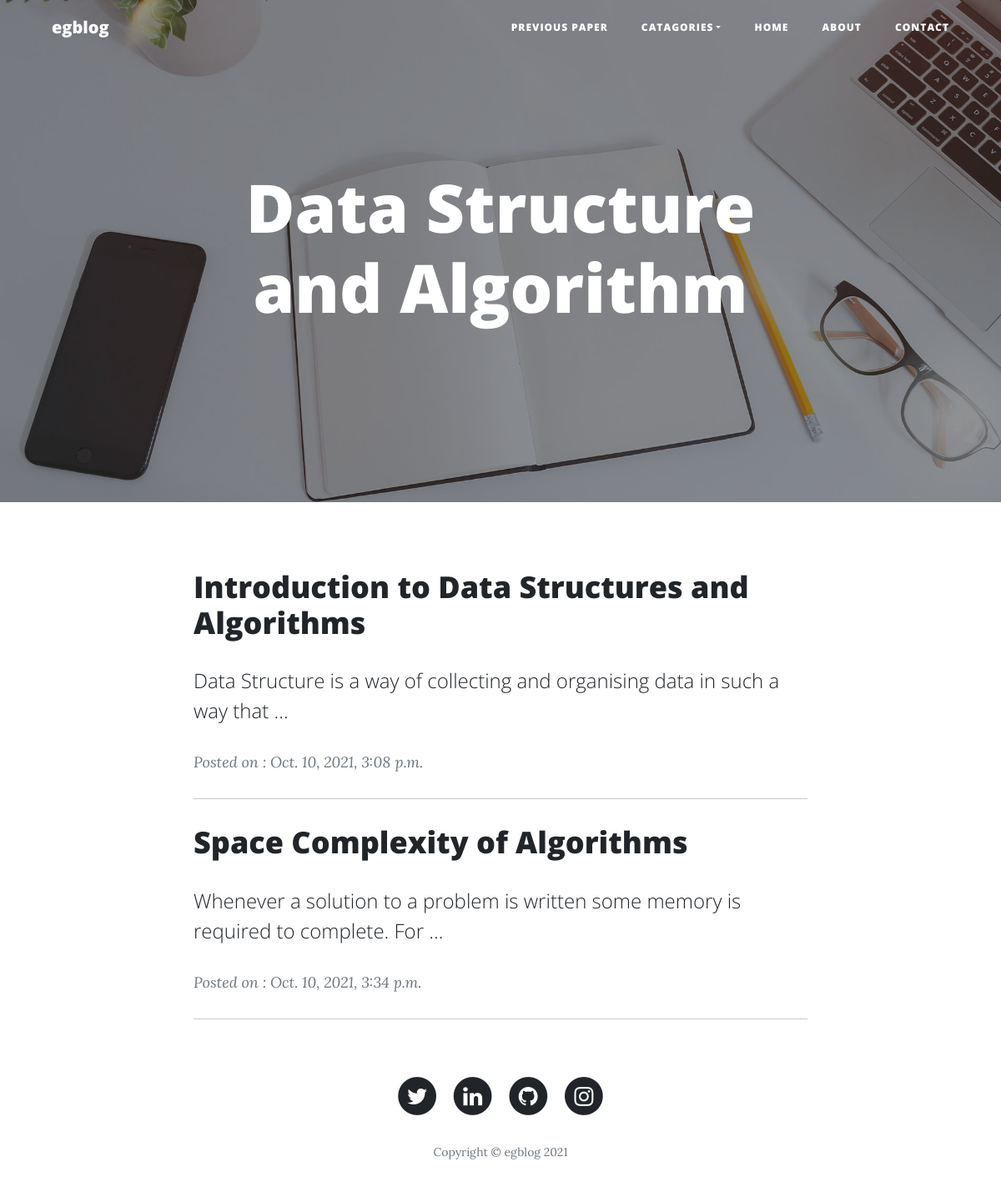
The app's page /category/data-structure-and-algorithm, older data.
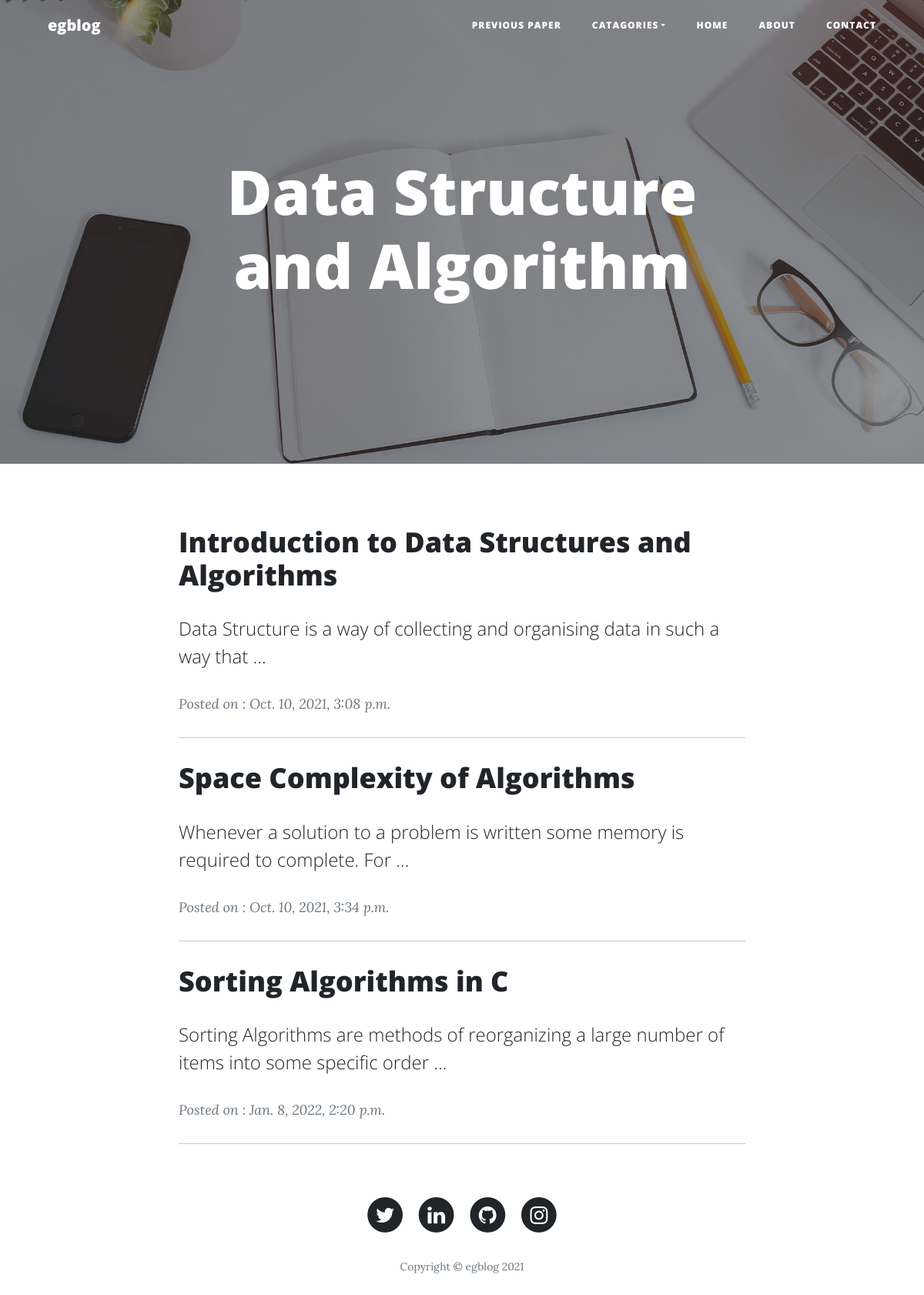
The same page, newer data.
### blog/models.py (models this page shows, shortened)
class Category(models.Model):
    cat_id = models.AutoField(primary_key=True)
    title = models.CharField(max_length=256)
    description = models.TextField()
    url = models.CharField(max_length=200)
    image = models.ImageField(upload_to='category/')
    add_date = models.DateTimeField(auto_now_add=True, null=True)

class Post(models.Model):
    post_id = models.AutoField(primary_key=True)
    title = models.CharField(max_length=256)
    content = HTMLField()
    url = models.CharField(max_length=200)
    cat = models.ForeignKey(Category, on_delete=models.CASCADE)
    image = models.ImageField(upload_to='post/')
    add_date = models.DateTimeField(auto_now_add=True, null=True)
    count_visitor = models.IntegerField(default=1, null=True, blank=True)

### blog/views.py (the view)
# urls.py: path('category/<slug:url>', views.category),
def category(request, url):
    cat = Category.objects.get(url=url)
    posts = Post.objects.filter(cat=cat)
    cats = Category.objects.all()
    data = {
        'cats': cats,
        'cat': cat,
        'posts': posts
    }
    return render(request, 'blog/category.html', data)

### templates/blog/category.html (shortened to what this page needs)
{% extends 'blog/comman.html' %}
{% load static %}
{% block body %}
    <header class="masthead" style="background-image:url('{% static 'img/home-bg.jpg' %}');">
        <div class="overlay"></div>
        <div class="container">
            <div class="row">
                <div class="col-md-10 col-lg-8 mx-auto position-relative">
                    <div class="site-heading">
                        <h1>{{cat.title}}</h1>
                    </div>
                </div>
            </div>
        </div>
    </header>
    <div class="container">
        <div class="row">
            <div class="col-md-10 col-lg-8 mx-auto">
                {% for p in posts %}
                <div class="post-preview"><a href="/post/{{p.url}}">
                        <h3 class="post-title">{{p.title}}</h3>
                        <h4 class="post-subtitle">{{p.content |truncatewords:15 | safe}}</h4>
                    </a>
                    <p class="post-meta"> <em> Posted on :&nbsp;</em>{{p.add_date}}</p>
                </div>
                <hr>
                {% endfor %}
            </div>
        </div>
    </div>
{% endblock body %}

### templates/blog/comman.html (shortened to what this page needs)
{% load static %}
<!DOCTYPE html>
<html>
<head>
    <link rel="stylesheet" href="{% static 'bootstrap/css/bootstrap.min.css' %}">
    <link rel="stylesheet" href="{% static 'fonts/font-awesome.min.css' %}">
</head>
<body>
    <nav class="navbar navbar-light navbar-expand-lg fixed-top" id="mainNav">
        <div class="container"><a class="navbar-brand" href="\index">egblog</a>
            <div class="collapse navbar-collapse" id="navbarResponsive">
                <ul class="navbar-nav ms-auto">
                    <li class="nav-item"><a class="nav-link" href="\collagepaper\collage_paper">Previous Paper</a></li>
                    <li class="nav-item dropdown"><a class="dropdown-toggle nav-link" aria-expanded="false" data-bs-toggle="dropdown" href="#">Catagories</a>
                    </li>
                    <li class="nav-item"><a class="nav-link" href="\index">Home</a></li>
                    <li class="nav-item"><a class="nav-link" href="\about">About</a></li>
                    <li class="nav-item"><a class="nav-link" href="\contact">Contact</a></li>
                </ul>
            </div>
        </div>
    </nav>
    {% block body %}
    {% endblock body %}
    <footer>
        <div class="container">
            <div class="row">
                <div class="col-md-10 col-lg-8 mx-auto">
                    <ul class="list-inline text-center">
                        <li class="list-inline-item"><a href="https://twitter.com/anurag_629"><span class="fa-stack fa-lg"><i class="fa fa-circle fa-stack-2x"></i><i class="fa fa-twitter fa-stack-1x fa-inverse"></i></span></a></li>
                        <li class="list-inline-item"><a href="https://www.linkedin.com/in/anurag629/"><span class="fa-stack fa-lg"><i class="fa fa-circle fa-stack-2x"></i><i class="fa fa-linkedin fa-stack-1x fa-inverse"></i></span></a></li>
                        <li class="list-inline-item"><a href="https://github.com/anurag629"><span class="fa-stack fa-lg"><i class="fa fa-circle fa-stack-2x"></i><i class="fa fa-github fa-stack-1x fa-inverse"></i></span></a></li>
                        <li class="list-inline-item"><a href="https://www.instagram.com/anurag_629/"><span class="fa-stack fa-lg"><i class="fa fa-circle fa-stack-2x"></i><i class="fa fa-instagram fa-stack-1x fa-inverse"></i></span></a></li>
                     </ul>
                    <p class="text-muted copyright">Copyright&nbsp;©&nbsp;egblog 2021</p>
                </div>
            </div>
        </div>
    </footer>
</body>
</html>

Row changes from the older to the newer data that the page shows:
added Post: title "Sorting Algorithms in C", content "Sorting Algorithms are methods of reorganizing a large number of items into some specific order …", add_date "Jan. 8, 2022, 2:20 p.m."
